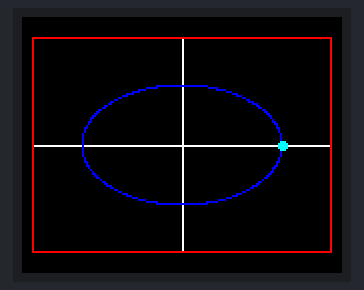
A sketch run on a simulated Arduino Uno, built with avr-gcc and run on an emulated ATmega328P. Shown: 160×128 colour display.

Above: at 0.2 s.
At 9.8 s:
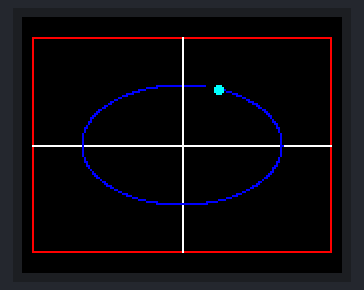
At 10.51 s:
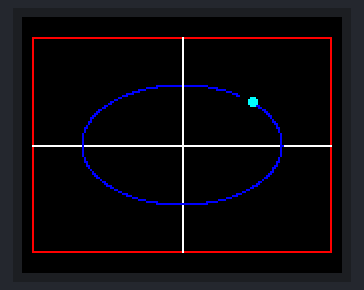
At 11.56 s:
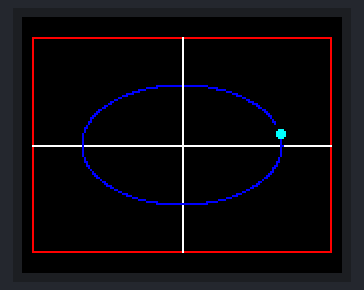
At 20.54 s:
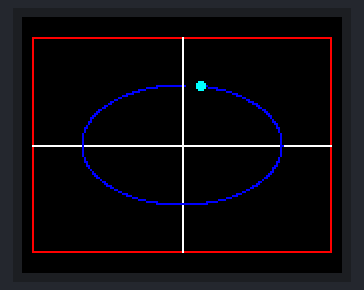
At 34.12 s:
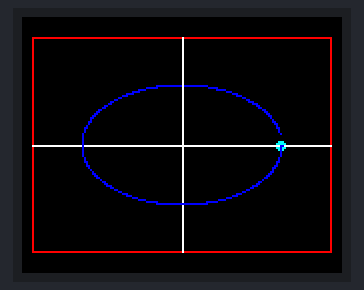

The sketch:

tarea8_ellipse.ino
```cpp
#include "common.h"

TFT TFTscreen = TFT(CS, DC, RST);

// Ball parameters
#define BALL_SIZE 2
#define BALL_INITX 130
#define BALL_INITY 64
#define BALL_MILLIS 10

// Trayectory parameters
#define BALL_INIT_T 0
#define T_STEP 0.01

//Ellipse parametes
#define MAYOR_AXIS 50
#define MINOR_AXIS 30

// Ball structure
struct ball_t {
	word color;
	int rad;
	float posX;
	float posY;
	float oldX;
	float oldY;
	int speedX;
	int speedY;
	unsigned long prevMillis;
	float oldT;
	float t;
};

ball_t ball; // ball instance


void setup() {
	TFTscreen.begin(); // initialize the display
	TFTscreen.background(0, 0, 0); // black background

	// Ball initialization
	ball.color = COLOR_CYAN;
	ball.rad = BALL_SIZE;
	ball.posX = BALL_INITX;
	ball.posY = BALL_INITY;
	ball.speedX = 1;
	ball.speedY  = 1;
	ball.prevMillis = 0;
	ball.t = BALL_INIT_T;

	drawPlot();
	TFTscreen.fillCircle(ball.posX, ball.posY, ball.rad, ball.color);
	drawCourt();
	delay(500);
}

void loop() {
	if(millis() > ball.prevMillis + BALL_MILLIS){
		ball.prevMillis = millis();
		drawPlot();
		moveBall();
		drawCourt();
	}
}

void drawCourt(){
	TFTscreen.drawRect(COURT_X, COURT_Y, COURT_W, COURT_H, COLOR_RED);
}

void drawBall(ball_t *ball) {
	TFTscreen.fillCircle(ball->oldX, ball->oldY, ball->rad, COLOR_BLACK);
	TFTscreen.fillCircle(ball->posX, ball->posY, ball->rad, ball->color);
}

float calc_x(float t){
	return (MAYOR_AXIS * cos(t)) + 80;
}

float calc_y(float t){
	return (MINOR_AXIS * sin(t)) + 64;
}

void drawPlot(){
	TFTscreen.drawFastHLine(COURT_X, 64, COURT_W, COLOR_WHITE);
	TFTscreen.drawFastVLine(80, COURT_Y, COURT_H, COLOR_WHITE);
	for(float i = 0; i < TWO_PI; i+=T_STEP){
		TFTscreen.drawPixel(calc_x(i), calc_y(i), COLOR_BLUE);
	}
}

void moveBall() {
	ball.oldX = ball.posX;
	ball.oldY = ball.posY;

	ball.t += T_STEP*10;
	ball.posX = calc_x(ball.t);
	ball.posY = calc_y(ball.t);
	if(ball.t > TWO_PI){	// Technically not necessary, but T stays small
		ball.t = BALL_INIT_T;
	}

	if (ball.oldX != ball.posX || ball.oldY != ball.posY) {
		drawBall(&ball);
	}
}
```

common.h
```cpp
// COMMON DEFINITIONS
#include <SPI.h>
#include <TFT.h>
#include <avr/pgmspace.h>

// TFT DEFINITIONS
#define CS  10
#define DC   9
#define RST  8

// 16-bit ('565') colors
#define COLOR_BLACK 0x0000
#define COLOR_WHITE 0xFFFF
#define COLOR_RED 0xF800
#define COLOR_GREEN 0x07E0
#define COLOR_BLUE 0x001F
#define COLOR_CYAN 0x07FF
#define COLOR_MAGENTA 0xF81F
#define COLOR_YELLOW 0xFFE0
#define COLOR_ORANGE 0xFC00

/// Court parameters
#define COURT_X 5
#define COURT_Y 10
#define COURT_W 150
#define COURT_H 108

// Court structure
typedef struct {
	int top;
	int bottom;
	int left;
	int right;
} court_t;
```
